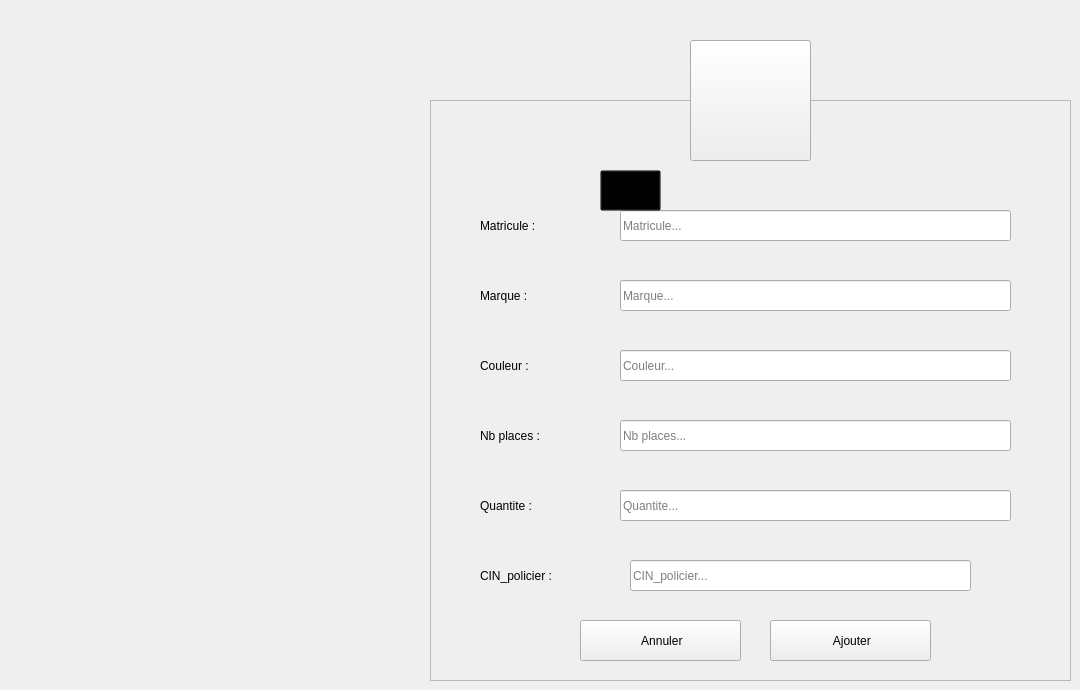
    <widget class="QWidget" name="Ajouter_vehicules">
     <widget class="QToolButton" name="toolButton_47">
      <property name="geometry">
       <rect>
        <x>690</x>
        <y>40</y>
        <width>121</width>
        <height>121</height>
       </rect>
      </property>
      <property name="styleSheet">
       <string notr="true"/>
      </property>
      <property name="text">
       <string/>
      </property>
      <property name="icon">
       <iconset>
        <normaloff>:/resources/images/auto.png</normaloff>:/resources/images/auto.png</iconset>
      </property>
      <property name="iconSize">
       <size>
        <width>64</width>
        <height>64</height>
       </size>
      </property>
     </widget>
     <widget class="QFrame" name="frame_37">
      <property name="geometry">
       <rect>
        <x>430</x>
        <y>100</y>
        <width>641</width>
        <height>581</height>
       </rect>
      </property>
      <property name="styleSheet">
       <string notr="true"/>
      </property>
      <property name="frameShape">
       <enum>QFrame::StyledPanel</enum>
      </property>
      <property name="frameShadow">
       <enum>QFrame::Raised</enum>
      </property>
      <widget class="QLabel" name="L_AjouterIntervenant_4">
       <property name="geometry">
        <rect>
         <x>205</x>
         <y>60</y>
         <width>231</width>
         <height>41</height>
        </rect>
       </property>
       <property name="font">
        <font>
         <family>century gothic</family>
         <pointsize>-1</pointsize>
         <weight>75</weight>
         <bold>true</bold>
        </font>
       </property>
       <property name="styleSheet">
        <string notr="true">background: transparent;</string>
       </property>
       <property name="text">
        <string>Ajouter un Vehicule</string>
       </property>
      </widget>
      <widget class="QLabel" name="L_AMatriculeVehicule_2">
       <property name="geometry">
        <rect>
         <x>50</x>
         <y>110</y>
         <width>121</width>
         <height>31</height>
        </rect>
       </property>
       <property name="styleSheet">
        <string notr="true">background: transparent;</string>
       </property>
       <property name="text">
        <string>Matricule :</string>
       </property>
      </widget>
      <widget class="QLabel" name="L_AMarqueVehicule_2">
       <property name="geometry">
        <rect>
         <x>50</x>
         <y>180</y>
         <width>121</width>
         <height>31</height>
        </rect>
       </property>
       <property name="styleSheet">
        <string notr="true">background: transparent;</string>
       </property>
       <property name="text">
        <string>Marque :</string>
       </property>
      </widget>
      <widget class="QLabel" name="L_ACouleurVehicule_2">
       <property name="geometry">
        <rect>
         <x>50</x>
         <y>250</y>
         <width>121</width>
         <height>31</height>
        </rect>
       </property>
       <property name="styleSheet">
        <string notr="true">background: transparent;</string>
       </property>
       <property name="text">
        <string>Couleur :</string>
       </property>
      </widget>
      <widget class="QLabel" name="L_ANbplacesVehicule_2">
       <property name="geometry">
        <rect>
         <x>50</x>
         <y>320</y>
         <width>141</width>
         <height>31</height>
        </rect>
       </property>
       <property name="styleSheet">
        <string notr="true">background: transparent;</string>
       </property>
       <property name="text">
        <string>Nb places :</string>
       </property>
      </widget>
      <widget class="QLabel" name="L_AQuantiteVehicule_2">
       <property name="geometry">
        <rect>
         <x>50</x>
         <y>390</y>
         <width>141</width>
         <height>31</height>
        </rect>
       </property>
       <property name="styleSheet">
        <string notr="true">background: transparent;</string>
       </property>
       <property name="text">
        <string>Quantite :</string>
       </property>
      </widget>
      <widget class="QLineEdit" name="LE_AMatriculeVehicule_2">
       <property name="geometry">
        <rect>
         <x>190</x>
         <y>110</y>
         <width>391</width>
         <height>31</height>
        </rect>
       </property>
       <property name="text">
        <string/>
       </property>
       <property name="placeholderText">
        <string>Matricule...</string>
       </property>
      </widget>
      <widget class="QLineEdit" name="LE_AMarqueVehicule_2">
       <property name="geometry">
        <rect>
         <x>190</x>
         <y>180</y>
         <width>391</width>
         <height>31</height>
        </rect>
       </property>
       <property name="placeholderText">
        <string>Marque...</string>
       </property>
      </widget>
      <widget class="QLineEdit" name="LE_ACouleurVehicule_2">
       <property name="geometry">
        <rect>
         <x>190</x>
         <y>250</y>
         <width>391</width>
         <height>31</height>
        </rect>
       </property>
       <property name="placeholderText">
        <string>Couleur...</string>
       </property>
      </widget>
      <widget class="QLineEdit" name="LE_ANbplacesVehicule_2">
       <property name="geometry">
        <rect>
         <x>190</x>
         <y>320</y>
         <width>391</width>
         <height>31</height>
        </rect>
       </property>
       <property name="placeholderText">
        <string>Nb places...</string>
       </property>
      </widget>
      <widget class="QLineEdit" name="LE_AQuantiteVehicule_2">
       <property name="geometry">
        <rect>
         <x>190</x>
         <y>390</y>
         <width>391</width>
         <height>31</height>
        </rect>
       </property>
       <property name="text">
        <string/>
       </property>
       <property name="placeholderText">
        <string>Quantite...</string>
       </property>
      </widget>
      <widget class="QPushButton" name="B_AConfirmerVehicule_2">
       <property name="geometry">
        <rect>
         <x>340</x>
         <y>520</y>
         <width>161</width>
         <height>41</height>
        </rect>
       </property>
       <property name="text">
        <string> Ajouter</string>
       </property>
       <property name="icon">
        <iconset>
         <normaloff>:/resources/images/add.png</normaloff>:/resources/images/add.png</iconset>
       </property>
       <property name="iconSize">
        <size>
         <width>20</width>
         <height>20</height>
        </size>
       </property>
      </widget>
      <widget class="QPushButton" name="B_AAnnulerVehicule_2">
       <property name="geometry">
        <rect>
         <x>150</x>
         <y>520</y>
         <width>161</width>
         <height>41</height>
        </rect>
       </property>
       <property name="styleSheet">
        <string notr="true"/>
       </property>
       <property name="text">
        <string> Annuler</string>
       </property>
       <property name="icon">
        <iconset>
         <normaloff>:/resources/images/close.png</normaloff>:/resources/images/close.png</iconset>
       </property>
       <property name="iconSize">
        <size>
         <width>16</width>
         <height>16</height>
        </size>
       </property>
      </widget>
      <widget class="QToolButton" name="toolButton_48">
       <property name="geometry">
        <rect>
         <x>170</x>
         <y>70</y>
         <width>61</width>
         <height>41</height>
        </rect>
       </property>
       <property name="styleSheet">
        <string notr="true">background: transparent;</string>
       </property>
       <property name="text">
        <string/>
       </property>
       <property name="icon">
        <iconset>
         <normaloff>:/Recources/Images/add-user.png</normaloff>:/Recources/Images/add-user.png</iconset>
       </property>
       <property name="iconSize">
        <size>
         <width>30</width>
         <height>30</height>
        </size>
       </property>
      </widget>
      <widget class="QLabel" name="L_ACinVehicule_2">
       <property name="geometry">
        <rect>
         <x>50</x>
         <y>460</y>
         <width>141</width>
         <height>31</height>
        </rect>
       </property>
       <property name="styleSheet">
        <string notr="true">background: transparent;</string>
       </property>
       <property name="text">
        <string>CIN_policier :</string>
       </property>
      </widget>
      <widget class="QLineEdit" name="LE_ACinVehicule_2">
       <property name="geometry">
        <rect>
         <x>200</x>
         <y>460</y>
         <width>341</width>
         <height>31</height>
        </rect>
       </property>
       <property name="text">
        <string/>
       </property>
       <property name="placeholderText">
        <string>CIN_policier...</string>
       </property>
      </widget>
      <widget class="QLabel" name="matriculealert_2">
       <property name="geometry">
        <rect>
         <x>190</x>
         <y>140</y>
         <width>391</width>
         <height>31</height>
        </rect>
       </property>
       <property name="styleSheet">
        <string notr="true">background: transparent;</string>
       </property>
       <property name="text">
        <string/>
       </property>
      </widget>
      <widget class="QLabel" name="marquealert_2">
       <property name="geometry">
        <rect>
         <x>190</x>
         <y>210</y>
         <width>391</width>
         <height>31</height>
        </rect>
       </property>
       <property name="styleSheet">
        <string notr="true">background: transparent;</string>
       </property>
       <property name="text">
        <string/>
       </property>
      </widget>
      <widget class="QLabel" name="couleuralert_2">
       <property name="geometry">
        <rect>
         <x>190</x>
         <y>280</y>
         <width>391</width>
         <height>31</height>
        </rect>
       </property>
       <property name="styleSheet">
        <string notr="true">background: transparent;</string>
       </property>
       <property name="text">
        <string/>
       </property>
      </widget>
      <widget class="QLabel" name="quantitealerte_2">
       <property name="geometry">
        <rect>
         <x>190</x>
         <y>350</y>
         <width>391</width>
         <height>31</height>
        </rect>
       </property>
       <property name="styleSheet">
        <string notr="true">background: transparent;</string>
       </property>
       <property name="text">
        <string/>
       </property>
      </widget>
      <widget class="QLabel" name="nb_placesalert_2">
       <property name="geometry">
        <rect>
         <x>190</x>
         <y>420</y>
         <width>391</width>
         <height>31</height>
        </rect>
       </property>
       <property name="styleSheet">
        <string notr="true">background: transparent;</string>
       </property>
       <property name="text">
        <string/>
       </property>
      </widget>
     </widget>
     <zorder>frame_37</zorder>
     <zorder>toolButton_47</zorder>
    </widget>
